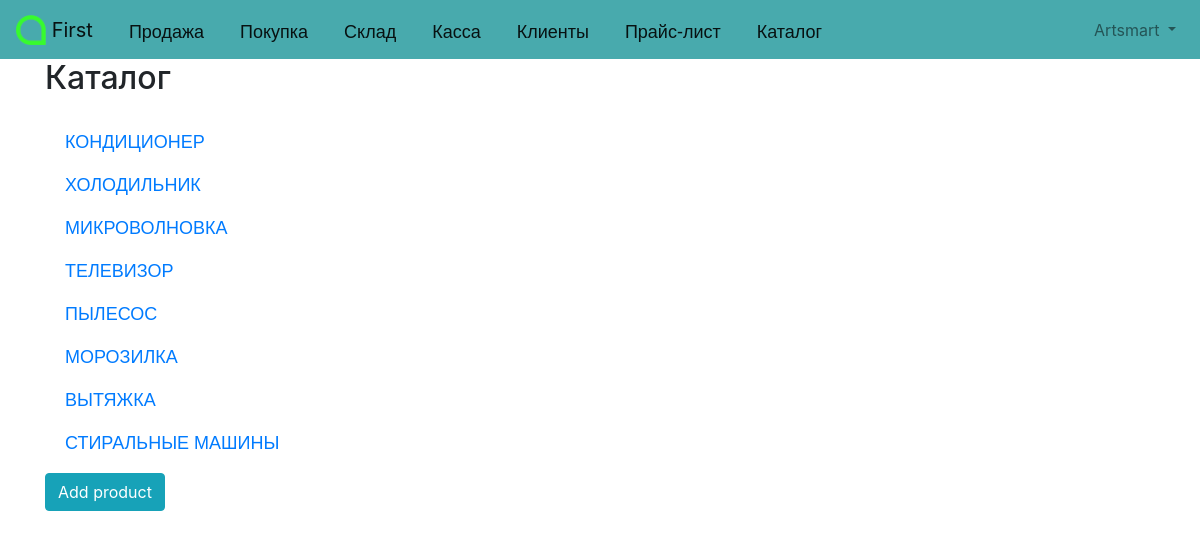
/articles/catalog/ (signed in), run on the app's committed database.
### accounts/models.py (models this page shows)
class CustomUser(AbstractUser):
    age = models.PositiveIntegerField(null=True, blank=True)

### articles/models.py (models this page shows, shortened)
class Product(models.Model):
    name = models.CharField(max_length=155)
    date = models.DateTimeField(auto_now_add=True)
    author = models.ForeignKey(
        get_user_model(),
        on_delete=models.CASCADE,
    )

### articles/views.py (the view)
# urls.py: path('catalog/', ProductView.as_view(), name='product_catalog'),
class ProductView(LoginRequiredMixin, ListView):
    model = Product
    template_name = 'catalog.html'

### templates/catalog.html (shortened to what this page needs)
{% extends 'base.html' %}
{% block content %}
    <h2>Каталог</h2>
    <br/>
    {% for article in object_list %}
        <p><a class="prd" href="{% url 'category' article.name %}">{{ article.name }}</a></p>
    {% endfor %}
<p><a class="btn btn-info" href="{% url 'add_product' %}" role="button">Add product</a></p>
{% endblock content %}

### templates/base.html (shortened to what this page needs)
{% load static %}
<!DOCTYPE html>
<html lang="en">
<head>
    <link rel="stylesheet" href="https://cdn.jsdelivr.net/npm/bootstrap@4.5.3/dist/css/bootstrap.min.css">
</head>
    <body>
        <nav class="navbar navbar-expand-lg navbar-light sticky-top" style="background-color: #48AAAD" id="bosh" >
            <a class="navbar-brand" href="/">
                <img src="/static/artel.png" width="30" height="30" class="d-inline-block align-top" alt="">
                First
            </a>
            <a class="navbar-brand" id="knopka" href="{% url 'sales'%}">Продажа</a>
            <a class="navbar-brand" id="knopka" href="{% url 'purchases'%}">Покупка</a>
            <a class="navbar-brand" id="knopka" href="{% url 'stock'%}">Склад</a>
            <a class="navbar-brand" id="knopka" href="{% url 'cash_register'%}">Касса</a>
            <a class="navbar-brand" id="knopka" href="{% url 'client_list'%}">Клиенты</a>
            <a class="navbar-brand" id="knopka" href="{% url 'price_list'%}">Прайс-лист</a>
            <a class="navbar-brand" id="knopka" href="{% url 'product_catalog'%}">Каталог</a>
            <div class="collapse navbar-collapse" id="navbarSupportedContent">
                {% if user.is_authenticated %}
                    <ul class="navbar-nav ml-auto">
                        <li class="nav-item">
                            <a class="nav-link dropdown-toggle" href="#"
                                id="navbarDropdown" role="button" data-toggle="dropdown"
                                aria-haspopup="true" aria-expanded="false">
                                {{ user.username | title }}
                            </a>
                        </li>
                    </ul>
                {% else %}
                    <form class="form-inline ml-auto">
                        <a href="{% url 'login' %}" class="btn btn-outline-light">Kirish</a>
                        <a href="{% url 'signup' %}" class="btn btn-primary ml-2">Ro'yxatdan o'tish</a>
                    </form>
                {% endif %}
            </div>
        </nav>
        <main>
        <div class="container">
            {% block content %}
            {% endblock content %}
        </div>
        </main>
    </body>
</html>

### templates/base.html (style rules this page uses)
#knopka { margin-top: 6; padding-left: 20; font-family: arial; font-size: 18px; }

### templates/catalog.html (style rules this page uses)
.prd { margin-top: 6; padding-left: 20; font-family: arial; font-size: 18px; }

### data on the page
CustomUser: username "Artsmart"
Product: name "КОНДИЦИОНЕР"
Product: name "ХОЛОДИЛЬНИК"
Product: name "МИКРОВОЛНОВКА"
Product: name "ТЕЛЕВИЗОР"
Product: name "ПЫЛЕСОС"
Product: name "МОРОЗИЛКА"
Product: name "ВЫТЯЖКА"
Product: name "СТИРАЛЬНЫЕ МАШИНЫ"
